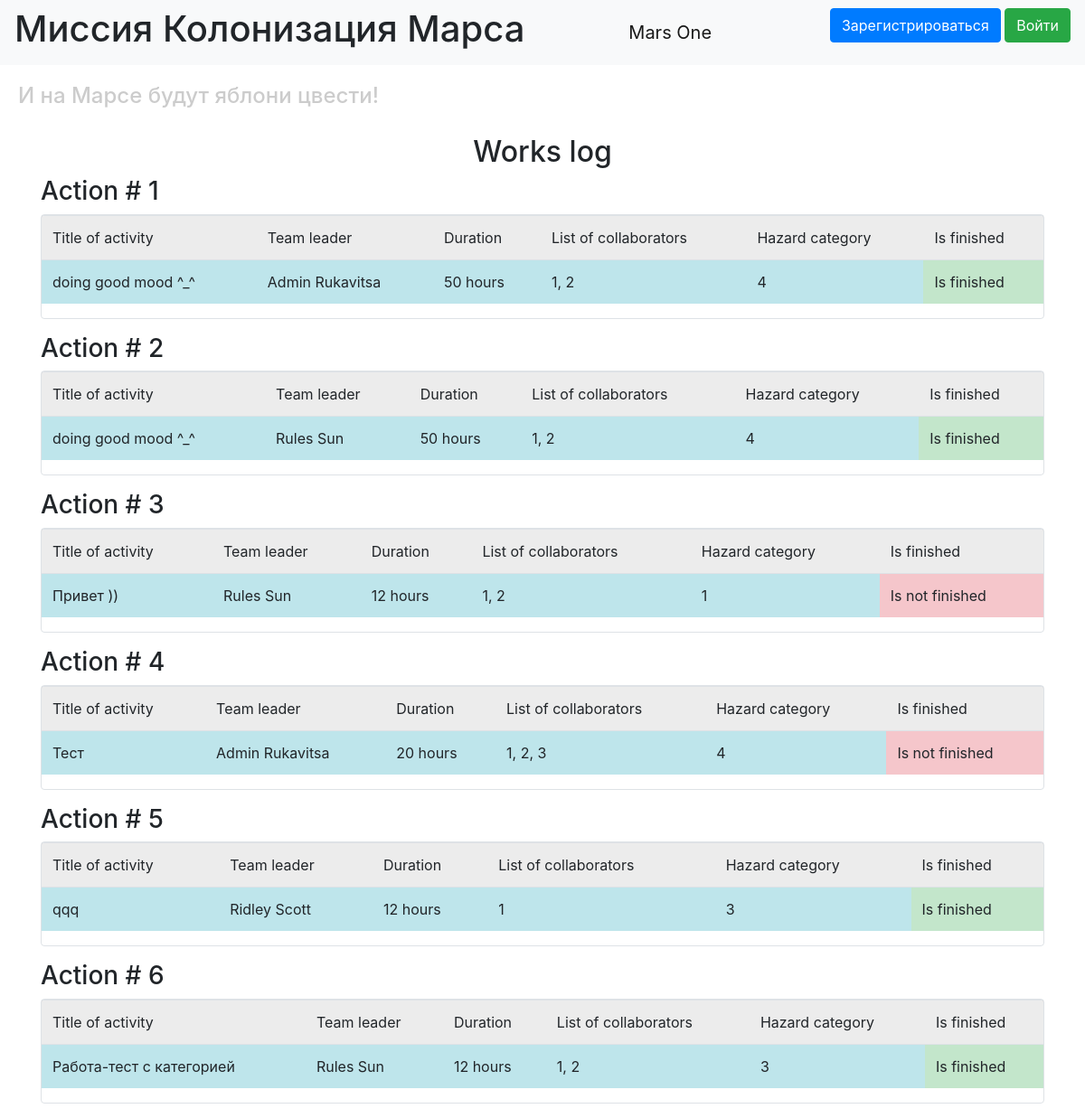
/index, run on the app's committed database.
### data/jobs.py (models this page shows)
class Jobs(SqlAlchemyBase, UserMixin, SerializerMixin):
    __tablename__ = 'jobs'
    id = sqlalchemy.Column(sqlalchemy.Integer,
                           primary_key=True, autoincrement=True)
    team_leader = sqlalchemy.Column(sqlalchemy.Integer,
                                    sqlalchemy.ForeignKey("users.id"))
    user = orm.relation('User')
    job = sqlalchemy.Column(sqlalchemy.String, nullable=True)
    work_size = sqlalchemy.Column(sqlalchemy.Integer)
    collaborators = sqlalchemy.Column(sqlalchemy.String)
    start_date = sqlalchemy.Column(sqlalchemy.DateTime,
                                   default=datetime.datetime.now)
    end_date = sqlalchemy.Column(sqlalchemy.DateTime)
    is_finished = sqlalchemy.Column(sqlalchemy.Boolean, default=False)
    categories = orm.relation("Hazard",
                              secondary="jobs_to_hazard",
                              backref="jobs")

### data/users.py (models this page shows, shortened)
class User(SqlAlchemyBase, UserMixin, SerializerMixin):
    __tablename__ = 'users'
    id = sqlalchemy.Column(sqlalchemy.Integer,
                           primary_key=True, autoincrement=True)
    surname = sqlalchemy.Column(sqlalchemy.String, nullable=True)
    name = sqlalchemy.Column(sqlalchemy.String, nullable=True)
    age = sqlalchemy.Column(sqlalchemy.Integer)
    position = sqlalchemy.Column(sqlalchemy.String, nullable=True)
    speciality = sqlalchemy.Column(sqlalchemy.String, nullable=True)
    address = sqlalchemy.Column(sqlalchemy.String, nullable=True)
    email = sqlalchemy.Column(sqlalchemy.String,
                              index=True, unique=True, nullable=True)
    hashed_password = sqlalchemy.Column(sqlalchemy.String, nullable=True)
    modified_date = sqlalchemy.Column(sqlalchemy.DateTime)
    city_from = sqlalchemy.Column(sqlalchemy.String)

### main.py (the view)
@app.route('/')
@app.route('/index')
def index():
    session = db_session.create_session()
    jobs = session.query(Jobs)
    name, surname, category = [], [], []
    for job in jobs:
        for el in session.query(User).filter_by(id=job.team_leader):
            name.append(el.name)
            surname.append(el.surname)
        category.append(job.categories[0].id)
    return render_template("index.html", jobs=jobs, name=name, surname=surname, category=category)

### data/db_session.py (called while the page is built)
def create_session() -> Session:
    global __factory
    return __factory()

### templates/index.html (shortened to what this page needs)
{% extends "base.html" %}
{% block content %}
<h2 align="center">Works log</h2>
{% for item in jobs %}
<h3>Action # {{ loop.index }}</h3>
<div class="col-md6 border rounded">
    <table class="table">
        <tr>
            <td class="table-active">Title of activity</td>
            <td class="table-active">Team leader</td>
            <td class="table-active">Duration</td>
            <td class="table-active">List of collaborators</td>
            <td class="table-active">Hazard category</td>
            <td class="table-active">Is finished</td>
        </tr>
      <tr>
        <td class="table-info">{{ item.job }}</td>
          <td class="table-info">{{ name[loop.index0] }} {{ surname[loop.index0] }}</td>
          <td class="table-info">{{ item.work_size }} hours</td>
          <td class="table-info">{{ item.collaborators }}</td>
          <td class="table-info">{{ category[loop.index0] }}</td>
          {% if item.is_finished %}
          <td class="table-success"> Is finished</td>
          {% else %}
          <td class="table-danger"> Is not finished</td>
          {% endif %}
      </tr>
    </table>
</div>
<p>
{% endfor %}
{% endblock %}

### templates/base.html (shortened to what this page needs)
<!DOCTYPE html>
<html lang="en">
<head>
    <link rel="stylesheet" href="https://stackpath.bootstrapcdn.com/bootstrap/4.4.1/css/bootstrap.min.css">
    <link rel="stylesheet" type="text/css" href="/static/css/style.css" />
</head>
  <body>
    <header>
      <nav class="navbar navbar-light bg-light">
          <h1>Миссия Колонизация Марса</h1>
        <a class="navbar-brand" href="#">Mars One</a>
          {% if current_user.is_authenticated %}
    <a class="navbar-brand" href="/logout">{{ current_user.name }} {{ current_user.surname }}</a>
{% else %}
    <p>
        <a class="btn btn-primary " href="/register">Зарегистрироваться</a>
        <a class="btn btn-success" href="/login">Войти</a>
    </p>
{% endif %}
      </nav>
        <h4>И на Марсе будут яблони цвести!</h4>
    </header>
    <main role="main" class="container">
        {% block content %}{% endblock %}
    </main>
  </body>
</html>

### static/css/style.css (style rules this page uses)
h4 { color: #cccccc; padding: 20px; }

### data on the page
Jobs: job "doing good mood ^_^", work_size "50", collaborators "1, 2", team_leader "4", is_finished "Is finished"
User: name "Admin", surname "Rukavitsa"
Jobs: job "doing good mood ^_^", work_size "50", collaborators "1, 2", category "4", is_finished "Is finished"
User: name "Rules", surname "Sun"
Jobs: job "Привет ))", work_size "12", collaborators "1, 2", category "1", is_finished "Is not finished"
Jobs: job "Тест", work_size "20", collaborators "1, 2, 3", category "4", is_finished "Is not finished"
Jobs: job "qqq", work_size "12", collaborators "1", category "3", is_finished "Is finished"
User: name "Ridley", surname "Scott"
Jobs: job "Работа-тест с категорией", work_size "12", collaborators "1, 2", category "3", is_finished "Is finished"
